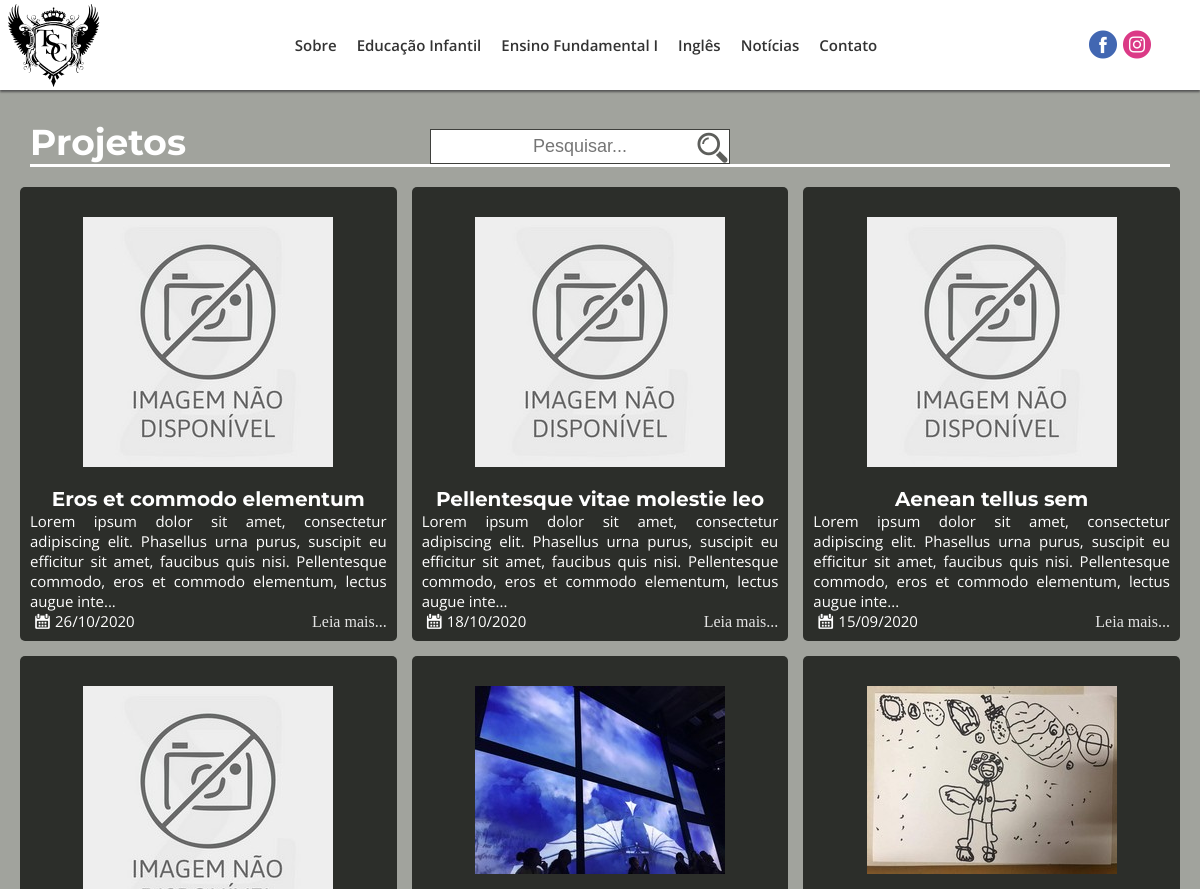
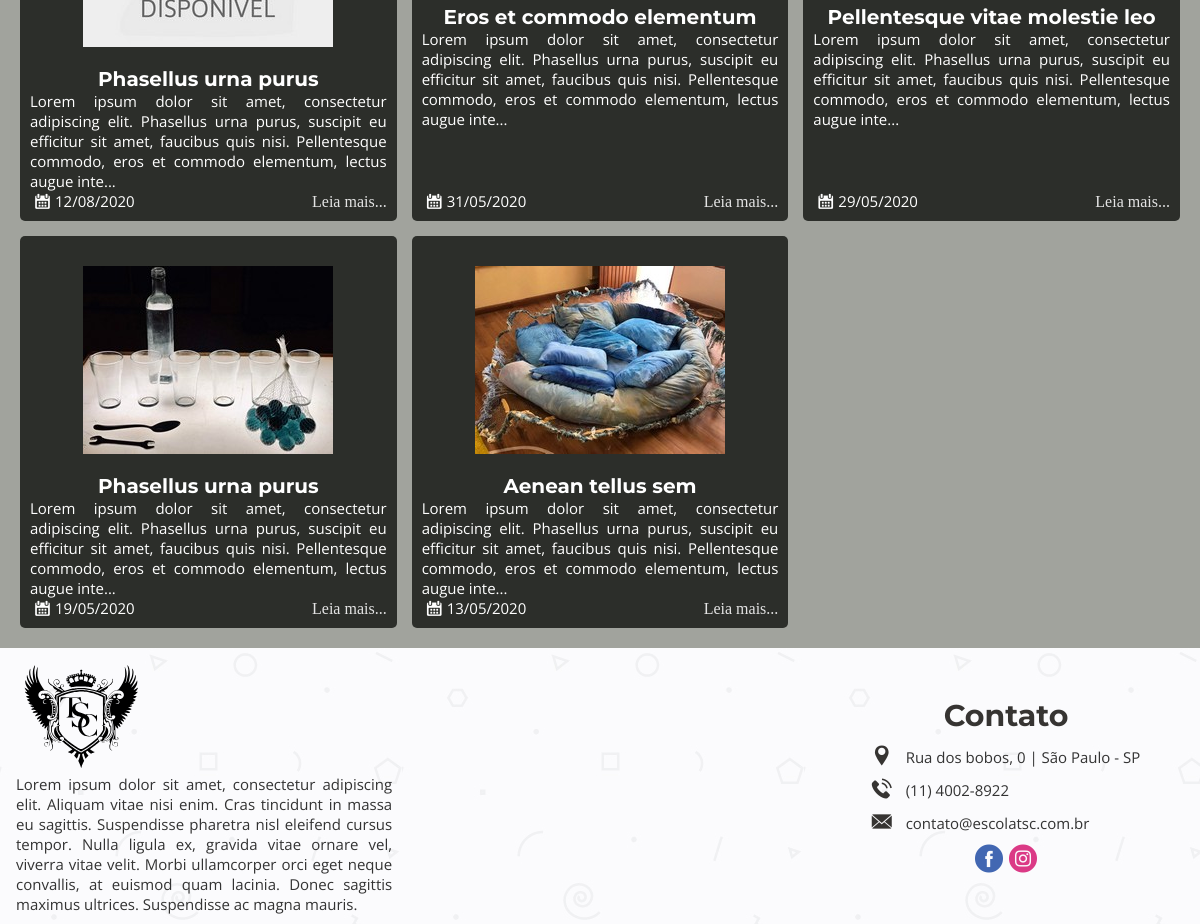
Page /projetos on the committed database (2 pictures, top to bottom).
### tables this page shows
CREATE TABLE `menu_itens` (
  `id_menu` int(11) NOT NULL,
  `titulo_menu` varchar(50) NOT NULL,
  `url_menu` varchar(200) NOT NULL
);

CREATE TABLE `postagens` (
  `id_postagens` int(11) NOT NULL,
  `titulo_postagens` varchar(100) NOT NULL,
  `desc_postagens` text DEFAULT NULL,
  `conteudo_postagens` text NOT NULL,
  `tags_postagens` varchar(150) DEFAULT NULL,
  `data_criacao_postagens` date NOT NULL,
  `data_modificacao_postagens` date DEFAULT NULL,
  `total_visualizacao_postagens` int(11) DEFAULT 0,
  `ch_autor_postagens` int(11) NOT NULL,
  `status_postagens` int(11) NOT NULL,
  `url_postagens` varchar(200) NOT NULL,
  `categ_postagens` int(11) DEFAULT NULL,
  `capa_post` int(11) DEFAULT NULL
);

CREATE TABLE `midias` (
  `id_midias` int(11) NOT NULL,
  `caminho_midia` varchar(200) NOT NULL,
  `caminho_thumb_midia` varchar(200) DEFAULT NULL,
  `desc_midia` text DEFAULT NULL,
  `tags_midia` varchar(100) DEFAULT NULL,
  `ch_autor_midia` int(11) NOT NULL,
  `status_midias` int(11) NOT NULL,
  `data_criacao` date NOT NULL
);

### index.php (called while the page is built, shortened)
<?php
    require_once("_funcPHP/config.php");
    $url = strip_tags(trim(filter_input(INPUT_GET, "page", FILTER_DEFAULT))) == "" ? "home" : strip_tags(trim(filter_input(INPUT_GET, "page", FILTER_DEFAULT)));
    $contPag = new conteudoPost();
    $dadosPagina = $contPag->conteudoPag($url);
    $html = new esqueleto($dadosPagina);
    $html->html5();
?>

### _funcPHP/config.php (called while the page is built, shortened)
<?php
function autoLoadClasses($class) {
    $baseDiretorios = ['MySql', "_HTML"];
    $analise = null;
    foreach ($baseDiretorios as $nomeDiretorio):
        if (!$analise && file_exists(__DIR__ . "/$nomeDiretorio/$class.php")):
            $analise = true;
        endif;
    endforeach;
}

### _funcPHP/MySql/conexaoBD.php (called while the page is built)
<?php
class conexaoBD {
    public static $instance;
    private static $sql = "mysql:host=" . HOST . ";dbname=" . BANK;
    private static $user = USER;
    private static $pass = PASS;
    public static function getInstance() {
        if (!isset(self::$instance)) {
            self::$instance = new PDO(self::$sql, self::$user, self::$pass, array(PDO::MYSQL_ATTR_INIT_COMMAND => "SET NAMES utf8"));
            self::$instance->setAttribute(PDO::ATTR_ERRMODE, PDO::ERRMODE_EXCEPTION);
            self::$instance->setAttribute(PDO::ATTR_ORACLE_NULLS, PDO::NULL_EMPTY_STRING);
        }
        return self::$instance;
    }
}

### _funcPHP/MySql/conteudoPost.php (called while the page is built, shortened)
<?php
class conteudoPost extends conexaoBD {
    private $conect;
    function __construct() {
        $this->conect = conexaoBD::getInstance();
    }
    public function ConteudoPag($url){
        try {
            $sql = "SELECT * FROM postagens WHERE url_postagens = :url_postagens";
            $letsGo = $this->conect->prepare($sql);
            $letsGo->bindValue(":url_postagens",$url);
            $letsGo->execute();
            return  $letsGo->fetch(PDO::FETCH_ASSOC);
        } catch (Exception $e) {
            echo $e->getMessage();
        }
    }
    public function getAll($categoria){
        try{
            $sql="select m.caminho_midia, c.nome_categoria, p.titulo_postagens, p.desc_postagens, p.data_criacao_postagens, p.url_postagens, p.capa_post from postagens p left join postagens_midias pm on p.id_postagens = pm.fk_postagens left join midias m on m.id_midias = pm.fk_midias join categoria c on c.id_categoria = p.categ_postagens where c.nome_categoria = :categoria order by p.data_modificacao_postagens, p.data_criacao_postagens desc;";
            $letsGo = $this->conect->prepare($sql);
            $letsGo->bindValue(":categoria",$categoria);
            $letsGo->execute();
            return $letsGo->fetchAll(PDO::FETCH_ASSOC);
        }catch(Exception $e){
            echo $e->getMessage();
        }
    }
}

### _funcPHP/MySql/conteudoFooter.php (called while the page is built)
<?php
class conteudoFooter extends conexaoBD{
    private $conect;
    function __construct(){
        $this->conect = conexaoBD::getInstance();
    }
    public function descFooter(){
        try{
            $sql = "SELECT desc_postagens FROM postagens where url_postagens = 'sobre'";
            $letsGo = $this->conect->prepare($sql);
            $letsGo->execute();
            $res = $letsGo->fetch(PDO::FETCH_NUM);
            return $res[0];
        }catch(Exception $e){
            return $e->getMessage();
        }
    }
}

### _funcPHP/_HTML/categorias.php (the view)
<?php
class categorias{
    public function pgCat($id){
        $postagens = new conteudoPost();
        $url = trim( parse_url( $_SERVER['REQUEST_URI'] , PHP_URL_QUERY ));
        $url = str_replace("s=", "", $url);
        if(isset($url) && $url <> ""):
            $postagens = $postagens->search($url,$id);
        else:
            $postagens = $postagens->getAll($id);
        endif;
        $ctm = new conteudoMidias();
        if($id == "noticias"){
            $titulo = "Notícias";
        }else{
            $titulo = "Projetos";
        }
        $listBox = "";
        for($x=0; $x < count($postagens); $x++){
            $imagens = explode(".", $postagens[$x]["caminho_midia"]);
            if($postagens[$x]["caminho_midia"] <> ""){
                if(end($imagens) != "jpg"){
                    $postagens[$x]["caminho_midia"] = $imagens[0].".jpg";
                }
            }else{
                $postagens[$x]["caminho_midia"] = "sem_img.jpg";
            }
            if($postagens[$x]["capa_post"] != ""){
                $img = $ctm->getMidiaCapa($postagens[$x]["capa_post"]);
                $img = $img["caminho_midia"];
            }else{
                $img = $postagens[$x]["caminho_midia"];
            }
            $listBox .=
            "<div class='box-categ' id='".$id.$x."'>".
                "<a href='".strtolower(@$postagens[$x]["nome_categoria"])."/".@$postagens[$x]["url_postagens"]."' alt='".@$postagens[$x]["desc_postagens"]."'>".
                    "<div class='img-categ'>".
                        "<img src='_midiasM/_imagensM/_w250/".$img."' alt='".@$postagens[$x]["desc_postagens"]."'>".
                    "</div>".
                    "<div class='desc-categ'>".
                        "<h4>".@$postagens[$x]["titulo_postagens"]."</h4>".
                        "<p>".mb_strimwidth($postagens[$x]["desc_postagens"],0,200, "...")."</p>".
                    "</div>".
                    "<p class='data-post'><i class='flaticon-calendar'></i>".date("d/m/Y",strtotime(@$postagens[$x]["data_criacao_postagens"]))."</p>".
                    "<a class = 'leia-mais' href='".strtolower(@$postagens[$x]["nome_categoria"])."/".@$postagens[$x]["url_postagens"]."' alt='".@$postagens[$x]["desc_postagens"]."'>Leia mais...</a>".
                "</a>".
            "</div>";
        }
        $cat =
        "<section id='categorias' class='sec-4'>".
            "<div class='titulo'>".
                "<h3 class='tituloPagina'>".ucfirst($titulo)."</h3>".
                "<form action='' method='get'>".
                    "<input type='text' id='search' name='s' placeholder='Pesquisar...'>".
                    "<button><i class='flaticon-magnifier'></i></button>".
                "</form>".
            "</div>".
            "<div class='list-box'>".
                $listBox.
            "</div>".
        "</section>";
        return $cat;
    }
}

### _funcPHP/_HTML/esqueleto.php
<?php
class esqueleto{
    private $conteudoPag;
    function __construct($dataPost){
        $this->conteudoPag = $dataPost;
    }
    public function html5(){
        $listaArquivos = new listarArquivos();
        $base =
        "<!DOCTYPE html5>".
        "<html lang = 'pt-br'>".
        "<head>".
            "<title>Escola TSC | ".ucfirst(@$this->conteudoPag["titulo_postagens"])."</title>".
            "<meta charset = 'UTF-8'/>".
            "<meta name='description' content='".@$this->conteudoPag["desc_postagens"]."'>".
            "<meta name='keywords' content='".@$this->conteudoPag["tags_postagens"]."'>".
            "<meta name='author' content='Antonio Walber - antoniowalber3000@hotmail.com.br'>".
            "<meta name='viewport' content='width=device-width, initial-scale=1.0'>".
            "<meta http-equiv='X-UA-Compatible' content='ie=edge'>".
            "<link rel='stylesheet' href='https://ajax.googleapis.com/ajax/libs/jqueryui/1.12.1/themes/smoothness/jquery-ui.css'>".
            "<link rel='shortcut icon' href='_midiasT/_imagensT/icon.ico' type='image/x-icon' />".
            $listaArquivos->listarCss().
        "</head>".
        "<body>".
        "<div id='container' class='pabx1'>".
            $this->cabecalho().
            "<div id = 'corpo-pagina'>".
                $this->paginacao().
            "</div>".
            $this->rodape().
        "</div>".
        "</body>".
        "</html>"
        ;
        echo $base;
    }
    private function cabecalho(){
        $contMenu = new conteudoMenu();
        $cabecalho =
        "<header id='cabecalho' class='pabx2'>".
            "<div id='logo' class='pabx3'>".
                "<a href='".URLBASE."' alt='pagina inicial do site'><img src='_midiasT/_imagensT/logo.svg' alt='logotipo escola primeira'/></a>".
            "</div>".
            "<div id='menu' class='pabx4'>".
                "<nav id='navegacao' class='pabx5'>".
                    "<input id='tab-nav' type='checkbox' class='tab-nav'/>".
                    "<label for='tab-nav' class='tab-nav-label'><i class='flaticon-menu-button-of-three-horizontal-lines'></i></label>".
                    "<menu id='corpo-menu' class='pabx6'>"
                        .$contMenu->ListaMenu().
                    "</menu>".
                "</nav>".
            "</div>".
            "<div id='redes-sociais' class='pabx8'>".
                "<a href='https://pt-br.facebook.com/' onmousemove=\"document.getElementById('balaof').style.display='block'\" onmouseout=\"document.getElementById('balaof').style.display='none'\" target='_blank' rel='noopener noreferrer' class='linkSocial'><i class='flaticon-facebook-logo-button socialMedia' id='facebook'></i></a>".
                "<a href='https://www.instagram.com/' onmousemove=\"document.getElementById('balaoi').style.display='block'\" onmouseout=\"document.getElementById('balaoi').style.display='none'\" target='_blank' rel='noopener noreferrer' class='linkSocial'><i class='flaticon-instagram socialMedia' id='instagram'></i></a>".
                "<div id='balaof' class='balao'><p>fb/escolatsc</p></div>".
                "<div id='balaoi' class='balao'><p>@escolatsc</p></div>".
            "</div>".
        "</header>";
        return $cabecalho;
    }
    private function paginacao(){
        $url = strip_tags(trim(filter_input(INPUT_GET, "page", FILTER_DEFAULT)));
        $url = $url == "" ? "home" : $url;
        if($this->conteudoPag == null){
            return "Pagina em construção";
        }else{
            if($this->conteudoPag["url_postagens"] == $url){
                if($url == "home"){
                    $pg = "";
                    $home = new home();
                    $pg .= $home->videoApresentacao();
                    $pg .= $home->mosaico("mosaico-ph");
                    $pg .= $home->descricaoVideo("sobre","descPrimeira","Escola","TSC");
                    $pg .= $home->noticiasRecentes("noticias");
                    $pg .= $home->descricaoVideo("ingles","descIngles","Programa","Bilíngue");
                    $pg .= $home->noticiasRecentes("projetos");
                    return $pg;
                }if($url == "educacao-infantil" || $url == "ensino-fundamental"){
                    $ms = new mosaico();
                    if($url == "educacao-infantil"){
                        $mosaico = $ms->mosaic("infantil");
                    }else{
                        $mosaico = $ms->mosaic("fundamental");
                    }
                    return $mosaico;
                }elseif($url == "noticias" || $url == "projetos"){
                    $pgcat = new categorias();
                    if($url == "noticias"){
                        $cat = $pgcat->pgCat("noticias");
                        return $cat;
                    }else{
                        $cat = $pgcat->pgCat("projetos");
                    }
                    return $cat;
                }elseif($url== "contato"){
                    return "Pagina em construção";
                }else{
                    ;
                }
            }
        }
    }
    private function rodape(){
        $contFooter = new conteudoFooter();
        $rodape =
        "<footer id='rodape' class='pabx9'>".
            "<div class='pabx10'>".
                "<div id='logo' class='pabx11'>".
                    "<a href='".URLBASE."' alt='Pagina inicial do site'><img src='_midiasT/_imagensT/logo.svg' alt='logotipo escola primeira'/></a>".
                "</div>".
                "<div class='pabx12' id='desc-footer'>".
                   "<a href='a-escola-primeira' alt='".$contFooter->descFooter()."'>" .$contFooter->descFooter(). "</a>".
                "</div>".
            "</div>".
            "<div class='pabx10' id='mapa-escola'>".
                "<iframe src='https://www.google.com/maps/embed?pb=!1m18!1m12!1m3!1d147708.7333704633!2d-45.65175222808894!3d-24.124031904571087!2m3!1f0!2f0!3f0!3m2!1i1024!2i768!4f13.1!3m3!1m2!1s0x94d25eb79db5dc93%3A0x13af0844526a5472!2sRef%C3%BAgio%20de%20Vida%20Silvestre%20do%20Arquip%C3%A9lago%20de%20Alcatrazes!5e0!3m2!1spt-BR!2sbr!4v1590716877943!5m2!1spt-BR!2sbr' width='600' height='450' frameborder='0' style='border:0;' allowfullscreen='' aria-hidden='false' tabindex='0'></iframe>".
            "</div>".
            "<div class='pabx10' id='contact'>".
                "<div class='pabx15' id='title-contact'>".
                    "<h1>Contato</h1>".
                "</div>".
                "<div class='pabx15' id='infos-contact'>".
                    "<p><i class='flaticon-placeholder-black-shape-for-localization-on-maps'></i><a target='_blank' rel='noopener noreferrer' href='https://goo.gl/maps/AhcGYK8L1g5hPTFk7'> Rua dos bobos, 0 | São Paulo - SP</a></p>".
                    "<p><i class='flaticon-telephone'></i><a href='tel:1138424500'> (11) 4002-8922</a></p>".
                    "<p><i class='flaticon-close-envelope'></i><a href='mailto:contato@escolatsc.com.br'> contato@escolatsc.com.br</a></p>".
                "</div>".
                "<div class='pabx15' id='redes-sociais'>".
                    "<a href='https://pt-br.facebook.com/' target='_blank' rel='noopener noreferrer' class='linkSocial'><i class='flaticon-facebook-logo-button socialMedia' id='facebook'></i></a>".
                    "<a href='https://www.instagram.com/'  target='_blank' rel='noopener noreferrer' class='linkSocial'><i class='flaticon-instagram socialMedia' id='instagram'></i></a>".
                    "<div id='balaofc' class='balao'><p>fb/escola.primeira</p></div>".
                    "<div id='balaoic' class='balao'><p>@escolaprimeira</p></div>".
                "</div>".
            "</div>".
        "</footer>";
        return $rodape;
    }
}

### _funcPHP/MySql/conteudoMenu.php
<?php
class conteudoMenu extends conexaoBD{
    private $conect;
    function __construct(){
        $this->conect = conexaoBD::getInstance();
    }
    public function getItensMenu(){
        try {
            $sql = "SELECT * FROM menu_itens";
            $letsGo = $this->conect->prepare($sql);
            $letsGo->execute();
            return $letsGo->fetchAll(PDO::FETCH_NUM);
        } catch (Exception $e) {
            echo $e->getMessage();
        }
    }
    public function getDescMenu($url){
        try{
            $sql = "SELECT desc_postagens FROM postagens WHERE url_postagens = :url_post";
            $letsGo = $this->conect->prepare($sql);
            $letsGo->bindValue(":url_post", $url);
            $letsGo->execute();
            return $letsGo->fetch(PDO::FETCH_NUM);
        }catch(Exception $e){
        }
    }
    public function ListaMenu(){
        $res = $this->getItensMenu();
        for($x = 0; $x < count($res); $x++){
            $descLink = $this->getDescMenu($res[$x][2]);
            @$descLink = substr($descLink[0], 0, 200);
            $res[$x] = "<li id='itens-menu-".$x."' class='pabx7'><a href='".$res[$x][2]."' alt='".$descLink."'>".$res[$x][1]."</a></li>";
        }
        return $res = implode("",$res);
    }
}

### rows in the picture
menu_itens: titulo_menu "Sobre"
menu_itens: titulo_menu "Educação Infantil"
menu_itens: titulo_menu "Ensino Fundamental I"
menu_itens: titulo_menu "Inglês"
menu_itens: titulo_menu "Notícias"
menu_itens: titulo_menu "Contato"
postagens: titulo_postagens "Eros et commodo elementum", desc_postagens "Lorem ipsum dolor sit amet, consectetur adipiscing elit. Phasellus urna purus, suscipit eu efficitur sit amet, faucibus quis nisi. Pellentesque commodo, eros et commodo elementum, lectus augue inte...", data_criacao_postagens "26/10/2020"
postagens: titulo_postagens "Pellentesque vitae molestie leo", desc_postagens "Lorem ipsum dolor sit amet, consectetur adipiscing elit. Phasellus urna purus, suscipit eu efficitur sit amet, faucibus quis nisi. Pellentesque commodo, eros et commodo elementum, lectus augue inte...", data_criacao_postagens "18/10/2020"
postagens: titulo_postagens "Aenean tellus sem", desc_postagens "Lorem ipsum dolor sit amet, consectetur adipiscing elit. Phasellus urna purus, suscipit eu efficitur sit amet, faucibus quis nisi. Pellentesque commodo, eros et commodo elementum, lectus augue inte...", data_criacao_postagens "15/09/2020"
postagens: titulo_postagens "Phasellus urna purus", desc_postagens "Lorem ipsum dolor sit amet, consectetur adipiscing elit. Phasellus urna purus, suscipit eu efficitur sit amet, faucibus quis nisi. Pellentesque commodo, eros et commodo elementum, lectus augue inte...", data_criacao_postagens "12/08/2020"
postagens: midias.caminho_midia (picture), titulo_postagens "Eros et commodo elementum", desc_postagens "Lorem ipsum dolor sit amet, consectetur adipiscing elit. Phasellus urna purus, suscipit eu efficitur sit amet, faucibus quis nisi. Pellentesque commodo, eros et commodo elementum, lectus augue inte...", data_criacao_postagens "31/05/2020"
postagens: midias.caminho_midia (picture), titulo_postagens "Pellentesque vitae molestie leo", desc_postagens "Lorem ipsum dolor sit amet, consectetur adipiscing elit. Phasellus urna purus, suscipit eu efficitur sit amet, faucibus quis nisi. Pellentesque commodo, eros et commodo elementum, lectus augue inte...", data_criacao_postagens "29/05/2020"
postagens: midias.caminho_midia (picture), titulo_postagens "Phasellus urna purus", desc_postagens "Lorem ipsum dolor sit amet, consectetur adipiscing elit. Phasellus urna purus, suscipit eu efficitur sit amet, faucibus quis nisi. Pellentesque commodo, eros et commodo elementum, lectus augue inte...", data_criacao_postagens "19/05/2020"
postagens: midias.caminho_midia (picture), titulo_postagens "Aenean tellus sem", desc_postagens "Lorem ipsum dolor sit amet, consectetur adipiscing elit. Phasellus urna purus, suscipit eu efficitur sit amet, faucibus quis nisi. Pellentesque commodo, eros et commodo elementum, lectus augue inte...", data_criacao_postagens "13/05/2020"
postagens: desc_postagens "Lorem ipsum dolor sit amet, consectetur adipiscing elit. Aliquam vitae nisi enim. Cras tincidunt in massa eu sagittis. Suspendisse pharetra nisl eleifend cursus tempor. Nulla ligula ex, gravida vitae ornare vel, viverra vitae velit. Morbi ullamcorper orci eget neque convallis, at euismod quam lacinia. Donec sagittis maximus ultrices. Suspendisse ac magna mauris."

### other values in the picture
$titulo "Projetos"
